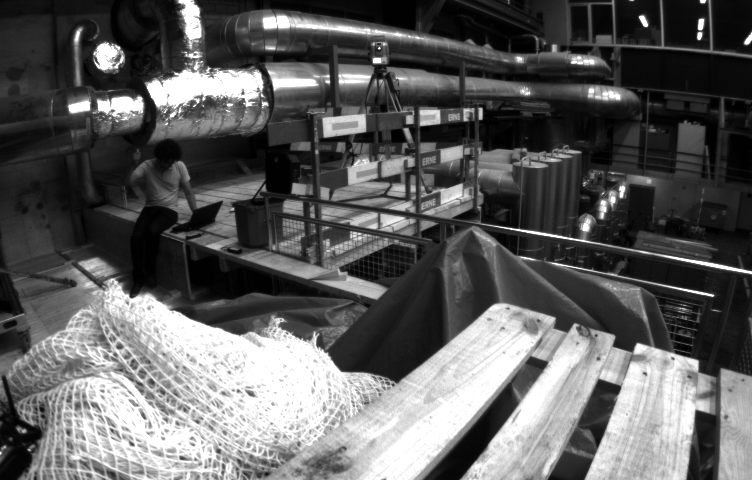
#> input picture 2022/OpenCV4 tutorial/stitching/1403636579763555584cam0.png, 752 x 480 px
$ python stitch.py
#> lines starting #> are read from the running program, lines starting #| are printed output that depends on the picture
import sys
import cv2 as cv

if __name__ == "__main__":
    stitcher = cv.Stitcher_create(cv.STITCHER_PANORAMA)
    panos = []
    panos.append(cv.imread("1403636579763555584cam0.png"))
    panos.append(cv.imread("1403636579763555584cam1.png"))
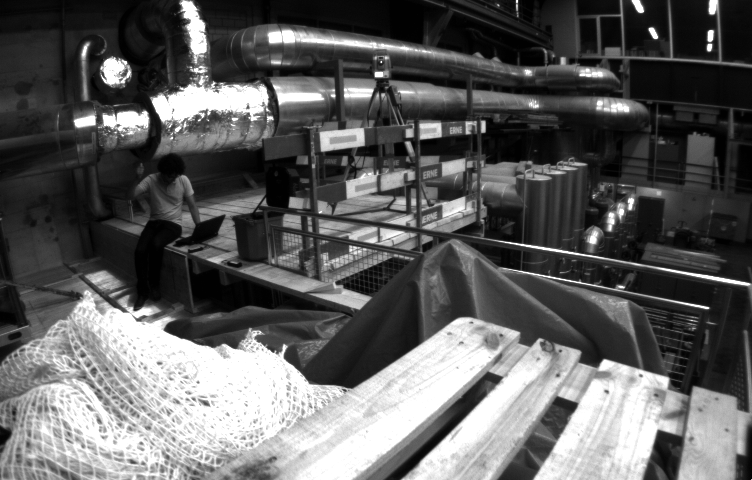
#> input picture 2022/OpenCV4 tutorial/stitching/1403636579763555584cam1.png, 752 x 480 px
    status, out = stitcher.stitch(panos)
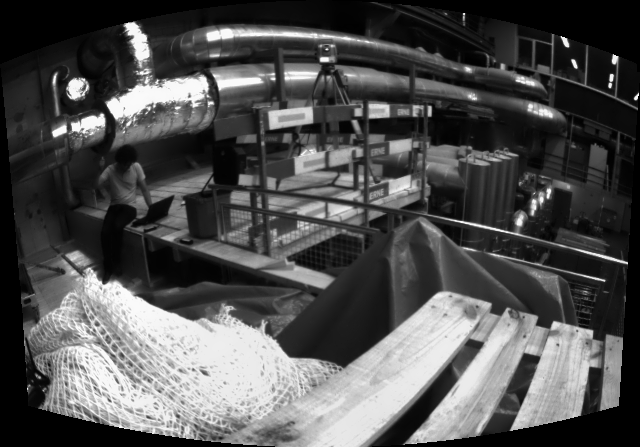
#> out: shape (447, 640, 3); min 0, max 254, mean 79.9
#> status = 0
    if status != cv.STITCHER_OK:
        print(f'Can\'t stitch images, error code = {status}')
        sys.exit(1)
    cv.imshow("out", out)
    cv.waitKey()
    cv.destroyAllWindows()
